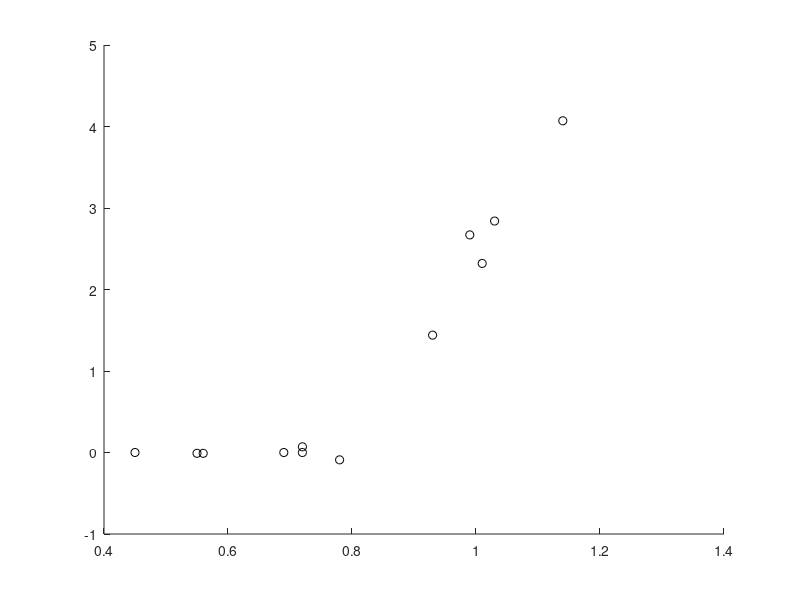

MATLAB code for this plot: (Note: this script raises an error after producing the figure.)
%%
%data on figure 1:
MUL_NCM3722_WT=[1.01 1.03 0.72 0.99 0.55 0.56 0.69 0.78 0.72 0.93 0.45 1.14];
ACT_NCM3722_WT=[2.32 2.84 0.07 2.67 -0.01 -0.01 0 -0.09 0 1.44 0 4.07];

MUL_NQ1243_UT=[0.58 0.64 0.82 0.95];
ACT_NQ1243_UT=[0 0.02 0.62 2.06];

MUL_NQ381_UT=[0.35 0.55 0.65 0.76 0.87 0.92];
ACT_NQ381_UT=[-0.01 -0.01 -0.01 -0.01 0.96 2.3];

MUL_NQ636_NQ638_NQ640_gm=[0.97 0.9 0.95];
ACT_NQ636_NQ638_NQ640_gm=[1.98 1.38 1.76];

MUL_NQ3722_7AA=[1.09 1.16 1.04 0.78 0.8 1.26];
ACT_NQ3722_7AA=[3.78 4.15 3.06 0.58 -0.01 4.18];

plot(MUL_NCM3722_WT,ACT_NCM3722_WT,'ko',MUL_NQ1243_UT,ACT_NQ1243_UT,'MO',MUL_NQ381_UT,ACT_NQ381_UT,'M^',...
     MUL_NQ636_NQ638_NQ640_gm,ACT_NQ636_NQ638_NQ640_gm,'MS',MUL_NQ3722_7AA,ACT_NQ3722_7AA,'kd');
legend('NCM3722 WT','NQ1243 Uptake Titration','NQ381 Uptake Titration','NQ636/NQ638/NQ640 glpK mutant','NQ3722 +7AA');

MUL_fit=[1.01 1.03 0.72 0.99 0.55 0.56 0.69 0.78 0.72 0.93 0.45 1.14 0.58 0.64 0.82 0.95 0.35 0.55 0.65 0.76 0.87 0.92 0.97 0.9 0.95 1.09 1.16 1.04 0.78 0.8 1.26];
ACT_fit=[2.32 2.84 0.07 2.67 -0.01 -0.01 0 -0.09 0 1.44 0 4.07 0 0.02 0.62 2.06 -0.01 -0.01 -0.01 -0.01 0.96 2.3 1.98 1.38 1.76 3.78 4.15 3.06 0.58 -0.01 4.18];

%%
%data from NQ381,and NCM3722(Extended data figure 3)
CUF_NQ381=[28.56,36.72,39.24]; %carbon uptake flux
MUL_NQ381=[0.77,0.82,0.91]; %growth rate
ACT_NQ381=[1.32/3,4.05/3,9.18/3]; %acetate secretion
CO2_r_NQ381=[8.49,6.90,4.90];%co2 secretion from respirotory

CUF_NCM3722=[41.52]; %carbon uptake flux
MUL_NCM3722=[0.97]; %growth rate
ACT_NCM3722=[9.72/3]; %acetate secretion
CO2_r_NCM3722=[3.47];%co2 secretion from respirotory

%%
%data on figure 2:
MUL_NQ1389_GLC=[0.89 0.81 0.72 0.69 0.53 0.44 0.88 0.76 0.6 0.43 0.26 0.23 0.9 0.85 0.8 0.72 0.66 0.62];
ACT_NQ1389_GLC=[1.54 1.3 1.25 1.38 1.02 0.91 1.34 1.37 0.94 0.79 0.62 0.4 1.56 1.49 1 1.06 1.02 0.95];
LACZ_NQ1389_GLC=[0 2.5 5 7.5 10 12.5 0 2.5 5 10 15 20 0 1.25 2.5 3.75 5 6.25]./100;

MUL_NQ1389_G6P=[0.93 0.82 0.7 0.64 0.53 0.48 1.03 0.99 0.94 0.88 0.84 0.78 1.06 1 0.96 0.92 0.9 0.86];
ACT_NQ1389_G6P=[3.02 3.04 2.37 2.26 2.05 1.83 2.77 2.91 2.84 2.9 2.53 2.39 3.54 3.36 3.17 2.98 3 2.96];
LACZ_NQ1389_G6P=[0 2.5 3.75 5 6.25 7.5 0 1.25 2.5 3.75 5 6.25 0 1.25 2.5 3.75 5 6.25]./100;

MUL_NQ1389_LAC=[0.8 0.65 0.55 0.47 0.39 0.8 0.75 0.67 0.6 0.53 0.48 0.85];
ACT_NQ1389_LAC=[0.69 0.64 0.59 0.52 0.57 0.67 0.69 0.69 0.49 0.51 0.38 0.93];
LACZ_NQ1389_LAC=[0 2.5 3.75 5 6.25 0 1.25 2.5 3.75 5 6.25 0]./100;

MUL_NQ1389_MAN=[0.73 0.57 0.35 0.21 0.16 0.85 0.81 0.76 0.7 0.64 0.6];
ACT_NQ1389_MAN=[0.66 0.47 0.23 0.08 0.05 0.82 0.85 0.74 0.57 0.59 0.5];
LACZ_NQ1389_MAN=[2.5 5 10 15 20 0 1.25 2.5 3.75 5 6.25]./100;

figure;
plot(MUL_NQ1389_GLC,ACT_NQ1389_GLC,'yo',...
     MUL_NQ1389_G6P,ACT_NQ1389_G6P,'go',...
     MUL_NQ1389_LAC,ACT_NQ1389_LAC,'mo',...
     MUL_NQ1389_MAN,ACT_NQ1389_MAN,'co');
legend('Glucose NQ1389','Glucose,6-Phosphate NQ1389','Lactose NQ1389','Mannitol NQ1389');

figure;
plot3(MUL_NQ1389_GLC,ACT_NQ1389_GLC,LACZ_NQ1389_GLC,'yo',...
      MUL_NQ1389_G6P,ACT_NQ1389_G6P,LACZ_NQ1389_G6P,'go',...
      MUL_NQ1389_LAC,ACT_NQ1389_LAC,LACZ_NQ1389_LAC,'mo',...
      MUL_NQ1389_MAN,ACT_NQ1389_MAN,LACZ_NQ1389_MAN,'co');
grid on;
axis square;
legend('Glucose NQ1389','Glucose,6-Phosphate NQ1389','Lactose NQ1389','Mannitol NQ1389');

MUL_NQ1389_FIT=[0.89 0.93 0.8];
ACT_NQ1389_FIT=[1.54 3.02 0.69];
%%
%data on figure 3:
%a
MUL_NQ1389_LAC8=[0.93 0.8 0.7 0.73];
ACT_NQ1389_LAC8=[3.01 1.33 0.68 0.7];

MUL_NQ1389_LAC16=[0.72 0.61 0.55 0.51];
ACT_NQ1389_LAC16=[2.35 1.02 0.53 0.43];

figure;
plot(MUL_NQ1389_LAC8,ACT_NQ1389_LAC8,'mo',...
     MUL_NQ1389_LAC16,ACT_NQ1389_LAC16,'co');
legend('\phi_Z=8%','\phi_Z=16%');

%b
MUL_NQ1388_flhD=[1 0.97 0.9 0.82 0.77 0.6 1 0.97 0.98 0.96 0.96 0.94 1.02 1.01 0.98 0.93 0.89 0.86];
ACT_NQ1388_flhD=[1.53 0.32 0 0 0 0 2.82 2.29 2.18 2.62 1.44 1.31 2.47 2.31 0.85 0.22 -0.26 -0.09];

MUL_NQ1539_fliA=[1.01 0.93 0.85 0.81 0.65];
ACT_NQ1539_fliA=[2.34 0.23 -0.49 -0.33 0.05];

figure;
plot(MUL_NQ1388_flhD,ACT_NQ1388_flhD,'g^',...
     MUL_NQ1539_fliA,ACT_NQ1539_fliA,'b^');
legend('flhD','fliA');

%c
MUL_NQ381_2uM=[0.49 0.55 0.6 0.68 0.7 0.74];
ACT_NQ381_2uM=[-0.02 -0.01 0.12 1.35 1.61 2.25];

MUL_NQ381_4uM=[0.45 0.5 0.58 0.61 0.62];
ACT_NQ381_4uM=[-0.17 0.7 1.58 2.05 2.18];

MUL_NQ381_8uM=[0.27 0.31 0.36 0.39 0.4];
ACT_NQ381_8uM=[0 0.76 1.44 1.6 1.86];

figure;
plot(MUL_NQ381_2uM,ACT_NQ381_2uM,'b^',...
     MUL_NQ381_4uM,ACT_NQ381_4uM,'bs',...
     MUL_NQ381_8uM,ACT_NQ381_8uM,'bd');
legend('2 \muM Cm','4 \muM Cm','8 \muM Cm');

%d
MUL_NQ1312_WTLacY=[0.52 0.66 0.7 0.77 0.87 0.94];
ACT_NQ1312_WTLacY=[-0.08 0.01 -0.05 0.6 1.49 1.95];

MUL_NQ1312_LeakyLacY=[0.4 0.49 0.56 0.63 0.67 0.66];
ACT_NQ1312_LeakyLacY=[-0.31 1.57 3.31 3.56 4.33 4.11];

figure;
plot(MUL_NQ1312_WTLacY,ACT_NQ1312_WTLacY,'mo',...
     MUL_NQ1312_LeakyLacY,ACT_NQ1312_LeakyLacY,'m^');
legend('WT LacY','Leaky LacY');